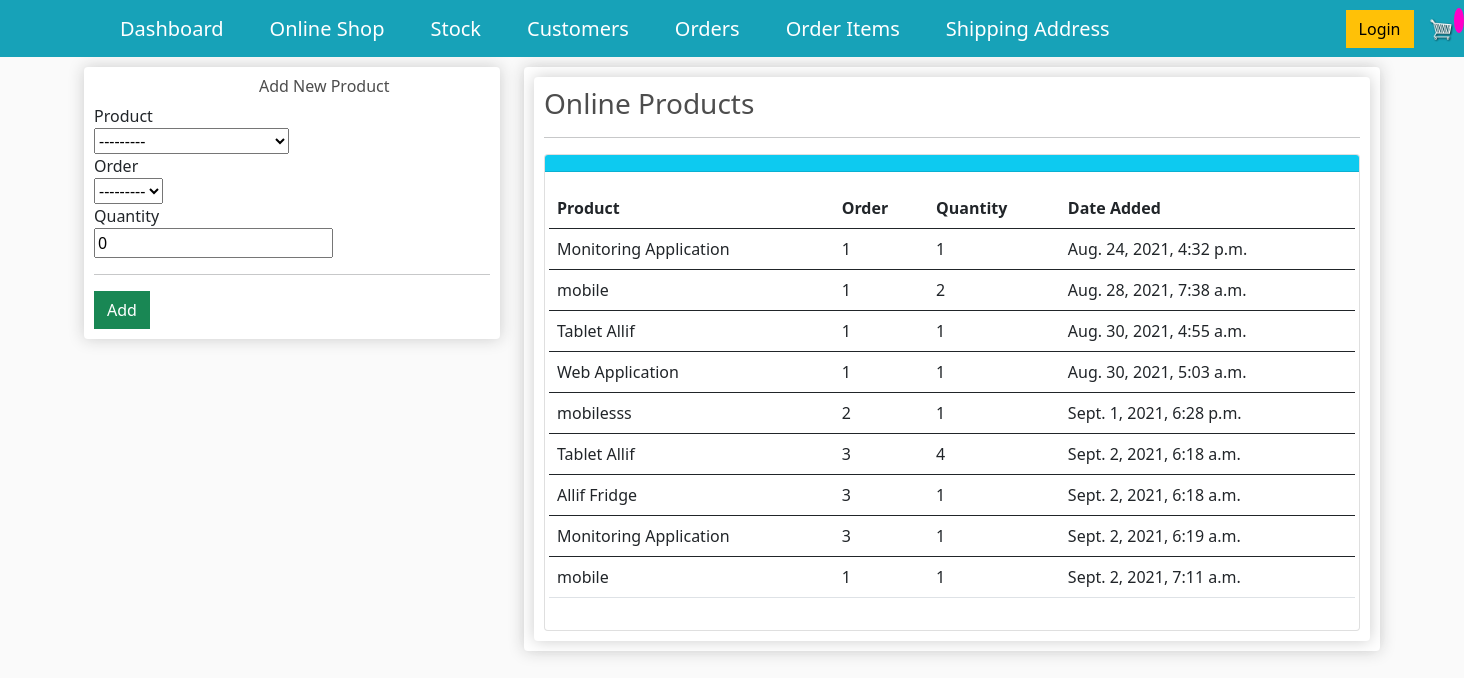
/order_online_items/, run on an earlier commit of the app's database.
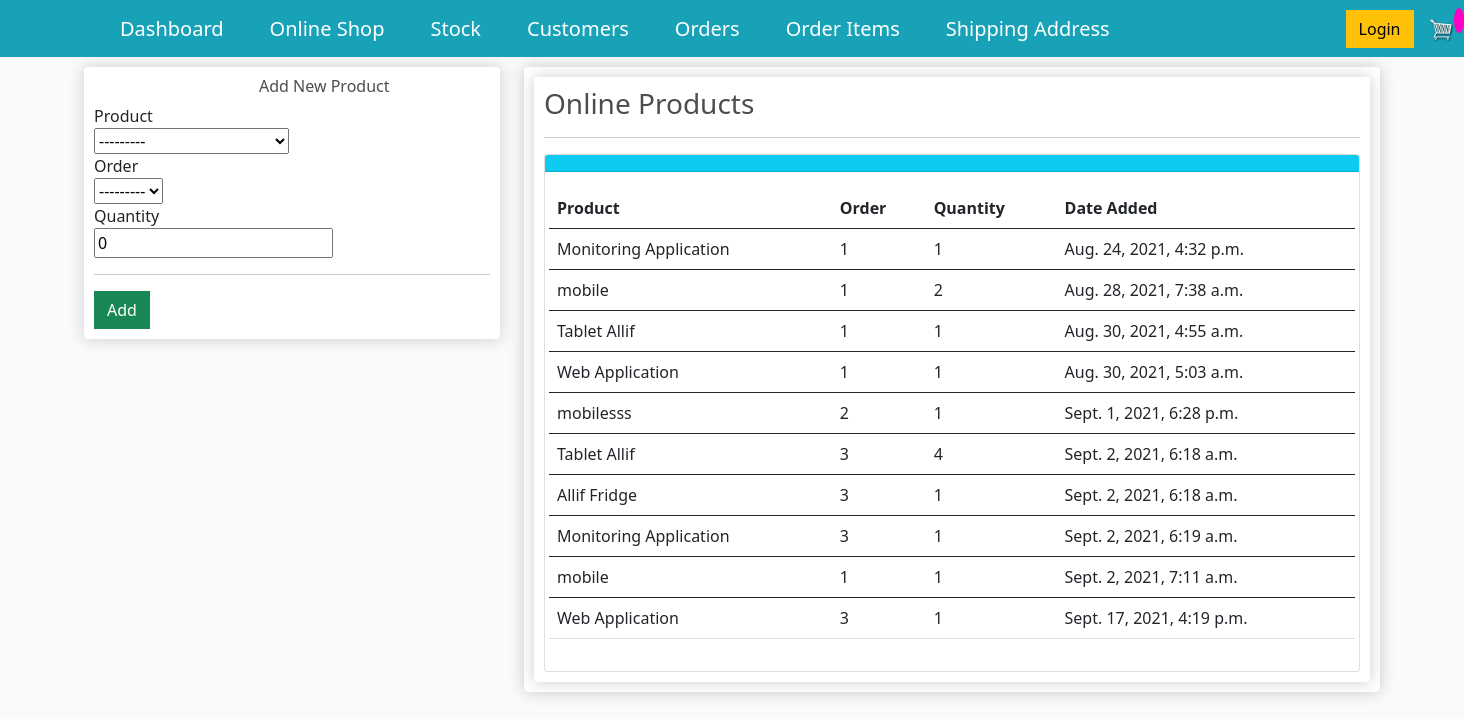
And on a later commit of the database.
### store/models.py (models this page shows, shortened)
class OrderItem(models.Model):
    product = models.ForeignKey(Product, on_delete=models.SET_NULL, null=True, blank=True)
    order = models.ForeignKey(Order, on_delete=models.SET_NULL, null=True,blank=True)
    quantity = models.IntegerField(default=0,null=True,blank=True)
    date_added = models.DateTimeField(auto_now_add=True)

class Product(models.Model):
    name = models.CharField(max_length=255, null=True)
    price=models.DecimalField(max_digits=7,decimal_places=2)
    digital = models.BooleanField(default=False,blank=True, null=True)#If the item is digital, we dont need to ship
    product_image=models.ImageField(null=True, blank=True)
    def __str__(self):
        return self.name

class Order(models.Model):
    customer = models.ForeignKey(Customer, on_delete=models.SET_NULL, null=True,blank=True)#if customer is deleted, we dont want to delete the order but rather set the customer value to null
    date_ordered=models.DateTimeField(auto_now_add=True)
    complete=models.BooleanField(default=False, null=True, blank=False)
    transaction_id=models.CharField(max_length=100, null=True)
    def __str__(self):
        return str(self.id) #it was giving errors hence commented out

### store/views.py (the view)
# urls.py: path('order_online_items/', views.order_online_items, name="order_online_items"),
def order_online_items(request):
    title="Allifmaal Online Stock"
    form=OrderOnlineItemsForm(request.POST or None)
    orderitems = OrderItem.objects.all()
    if form.is_valid():
        form.save()
        messages.success(request, 'Customer added successfully')
        return redirect('order_online_items')
    context={
        "title": title,
        "form":form,
        "orderitems":orderitems,
        }
    return render(request,'store/order_online_items.html',context)

### store/forms.py
class OrderOnlineItemsForm(forms.ModelForm): #the forms here is the one imported up there.
    class Meta:
        model = OrderItem
        fields = ["product",'order','quantity']

### store/templates/store/order_online_items.html (shortened to what this page needs)
{% extends "store/main.html"%}
{% load crispy_forms_tags %}
{% load static %}
{% block content %}
<div class="row">
	<div class="col-lg-4">
		<div class="box-element" id="form-wrapper">
                <div id="user-info">
                <h6 style="padding-left:165px">Add New Product</h6>
                <form method='POST' action=''> {% csrf_token %}
                    {{form|crispy}}
                </div>
                <hr>
                <input id="form-button" class="btn btn-success btn-block" type="submit" value="Add">
		</div>
        <br>
	</div>
	<div class="col-lg-8">
		<div class="box-element">
            <div class="box-element">
        <h3>Online Products</h3>
        <hr>
            <div class="card">
                <div class="card-header bg-info text-white">
                </div>
                <div class="card-body">
                    <div class="row">
                       <table class="table table-hover">
                        <thead>
                          <tr>
                            <th scope="col">Product</th>
                            <th scope="col">Order</th>
                            <th scope="col">Quantity</th>
                            <th scope="col">Date Added</th>
                          </tr>
                        </thead>
                        <tbody>
                            {% for orderitem in orderitems %}
                            <tr>
                            <td>{{orderitem.product}}</td>
                            <td>{{orderitem.order}}</td>
                            <td>{{orderitem.quantity}}</td>
                            <td>{{orderitem.date_added}}</td>
                          </tr>
                        </tbody>
                        {% endfor %}
                      </table>
                </div>
            </div>
        </div>
            </div>
		</div>
	</div>
</div>
{% endblock %}

What changed in the data, as far as the page shows it:
added OrderItem: product "Web Application", order "3", quantity "1", date_added "Sept. 17, 2021, 4:19 p.m."
